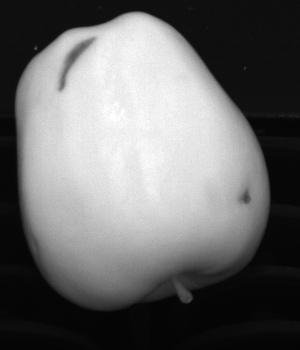
#> input picture asset/first_task/C0_000001.png, 300 x 350 px; its folder holds only this picture in this run
$ jupyter execute --allow-errors First_Task.ipynb
#> lines starting #> are read from the running program, lines starting #| are printed output that depends on the picture; after the words box and inside, x2 and y2 are one past the last pixel; in counts of white or black regions, pixels touching at a corner belong together
<h1>Computer Vision and Image Processing</h1>
<h2>Fruit Inspection - First Task</h2>
<h4>Gabriele Marconi<br/>Daniele Ceccarelli</h4>

In this document we will develop an <b>Image Processing routine</b> that solves the first task of
<a href="./fruit-inspection.pdf">this project</a> for every image given:
<ul>
    <li><a href="./asset/first_task/C1_000001.png">Image 01</a></li>
    <li><a href="./asset/first_task/C1_000002.png">Image 02</a></li>
    <li><a href="./asset/first_task/C1_000003.png">Image 03</a></li>
</ul>

<b>NIR</b> versions of the same images are also provided:
<ul>
    <li><a href="./asset/first_task/C0_000001.png">NIR Image 01</a></li>
    <li><a href="./asset/first_task/C0_000002.png">NIR Image 02</a></li>
    <li><a href="./asset/first_task/C0_000003.png">NIR Image 03</a></li>
</ul>

The objectives are:
<ol>
    <li>Outline the fruit by generating a <b>binary mask</b>.</li>
    <li>Search for the <b>defects</b> on each fruit.</li>
</ol>
It is advised to <b><i>Run All</i></b> the scripts before reading the document, for a better understanding of the report.
<br/><br/>
The code begins by importing all of the necessary packages.

[cell 1]
import cv2
from cv2 import pointPolygonTest
import numpy as np
from matplotlib import pyplot as plt
from enum import Enum

<b><i>Choose the image.</i></b>

[cell 2]
class Image_num(Enum):
    IMG1=1
    IMG2=2
    IMG3=3

IMAGE = Image_num.IMG1

We also import both the colored image and the NIR image using <b>OpenCV</b>.<br/>
Then, we make a copy of the colored image that will be used to show the final results.

[cell 3]
IMAGE = str(IMAGE.value)

image=cv2.imread("./asset/first_task/C0_00000"+IMAGE+".png",cv2.IMREAD_GRAYSCALE)
#> image is the input picture: shape (350, 300); min 3, max 255, mean 106.4
img = cv2.imread("./asset/first_task/C1_00000"+IMAGE+".png")
#> (the rest of this cell did not finish here and is left out)

<h3>Generating a Binary Mask</h3>

All the operations are done using the grayscale NIR image and the results will be shown on the colored image.<br/>
Firstly, we threshold the image using <b>Adaptive Thresholding</b> as the background is clearly distinguishable from the fruit and a binary image is easier to work with.<br/>
The normal <b>Thresholding</b> was not used so that the resulting binary image stays more consistent even with other images.

The result has very strong lines where the grayscale values differ the most, however it also shows a lot of noise, especially inside the fruit.<br/>
We can fix this by using the <b>Open</b> operator.

This <a href="https://docs.opencv.org/4.x/d9/d61/tutorial_py_morphological_ops.html">Morphological Transformation</a> reduces noise (small white points) in a binary image.<br/><br/>
<b><i>The function parameters were determined empirically.</i></b>

[cell 4]
t_image=cv2.adaptiveThreshold(image,255,cv2.ADAPTIVE_THRESH_GAUSSIAN_C,cv2.THRESH_BINARY_INV,11,2)
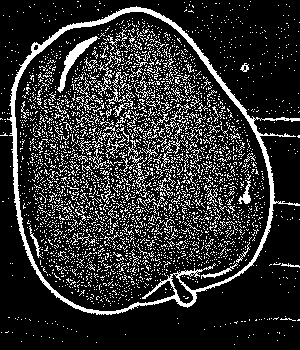
#> t_image: shape (350, 300); 17.9% white in thin lines or dots

kernel_opcl=cv2.getStructuringElement(cv2.MORPH_CROSS,(3,3))
open=cv2.morphologyEx(t_image,cv2.MORPH_OPEN,kernel_opcl)
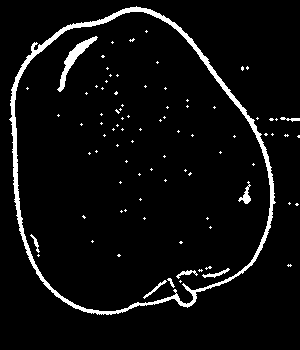
#> open: shape (350, 300); 5.1% white; 88 white regions (79 under 20 px)


f, axarr = plt.subplots(1,2)
axarr[0].imshow(t_image,cmap='gray',vmin=0, vmax=255)
axarr[1].imshow(open,cmap='gray',vmin=0, vmax=255)
plt.show()
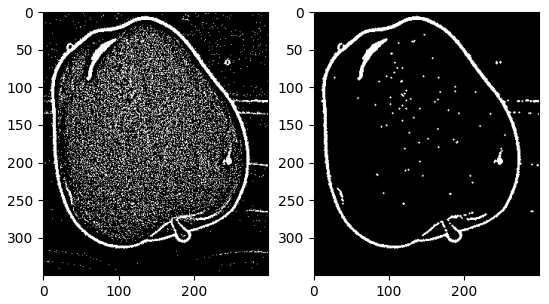
#> figure drawn by matplotlib, 2 panels

We now have to isolate the shape of the fruit to create a working mask.<br/>
OpenCV's <a href="https://docs.opencv.org/4.x/d4/d73/tutorial_py_contours_begin.html">Contours</a> can help with that.<br/>
They are described as "<i>...a curve joining all the continuous points (along the boundary), having same color or intensity.</i>".<br/>

This can satisfy our needs as the <i>findContours</i> function finds all contours in an image and returns them in an array as a set of coordinates.<br/>
Then, we sort the list based on the <b>size of the area</b> included in the contour by using the <i>contourArea</i> function.

In our case, following all the operations above, the biggest area will always be the one that contains the entire fruit, as the contour that follows the fruit's external edges is always present.

Then, we select this contour (which now is the first in the list) and draw it onto a blank image. By specifying the -1 flag (called <b>thickness</b>) in the <i>drawContours</i> function, the contour will be filled with color.

<b>The result is our mask</b>.

[cell 5]
contours,hier=cv2.findContours(open,cv2.RETR_TREE,cv2.CHAIN_APPROX_SIMPLE)
#> contours = 91 contours, 82 with area under 20; largest, box (x1, y1, x2, y2) and area: (9, 6, 276, 315) 62404, (14, 11, 271, 312) 59350, (57, 36, 98, 92) 388, (238, 181, 251, 204) 83, (202, 268, 230, 278) 58

blank=np.zeros(image.shape,np.uint8)
contours=list(contours)
contours.sort(key=cv2.contourArea,reverse=True)
cv2.drawContours(blank,contours,1,(255,255,255),-1)
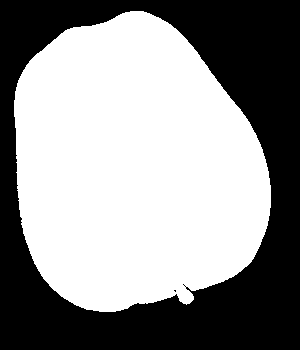
#> blank: shape (350, 300); 56.9% white; 2 black regions (1 under 20 px), largest, box (x1, y1, x2, y2) and area: (0, 0, 300, 350) 45226

plt.imshow(blank,cmap='gray',vmin=0, vmax=255)
plt.show()

We now apply the mask and show the result.

[cell 6]
mask = blank.copy()

masked=cv2.bitwise_and(image,image,mask=mask)

plt.imshow(masked, cmap='gray',vmin=0, vmax=255)
plt.show()

<h3>Searching for the Defects</h3>

In the next step, we begin the isolation of the <b>defects</b>.<br/><br/>

The inside of the fruit in the NIR image has very clear contrast between the defects and the healthy surface.<br/>
So, to highlight the defects, we can use <b>edge detection</b> algorithms.<br/><br/>

In the first place, we use some <b>Gaussian Blur</b> to make surfaces more uniform and avoid unwanted edges.<br/>
Then, the <a href="https://docs.opencv.org/4.x/da/d22/tutorial_py_canny.html">Canny Edge Detection</a> algorithm is used.<br/><br/>

<b><i>The function paramenters were determined empirically.</i></b>

[cell 7]
img_blur = cv2.GaussianBlur(masked, (3,3), 0)
edges = cv2.Canny(image=masked, threshold1=70, threshold2=130)
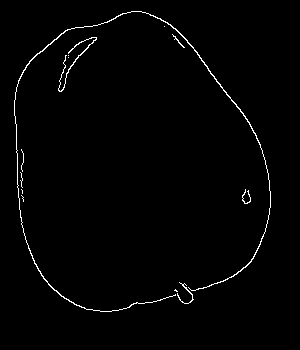
#> edges: shape (350, 300); 1.3% white in thin lines or dots, all inside (x1, y1, x2, y2) = (14, 11, 271, 312)
plt.imshow(edges, cmap='gray',vmin=0, vmax=255)
plt.show()

To make lines more consistent, we use the <b>dilate</b> operator.

[cell 8]
kernel_dil=cv2.getStructuringElement(cv2.MORPH_RECT,(3,3))
dilated=cv2.dilate(edges,kernel_dil,iterations=1)
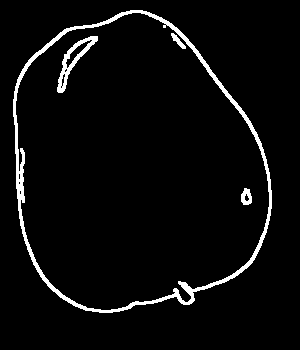
#> dilated: shape (350, 300); 4.2% white; 4 white regions, box (x1, y1, x2, y2) and area: (13, 10, 272, 313) 3657, (57, 36, 98, 93) 556, (241, 188, 252, 205) 130, (171, 33, 186, 49) 87

plt.imshow(dilated, cmap='gray',vmin=0, vmax=255)
plt.show()

The next step is to find all contours in the <b>dilated edges image</b> and delete the contour relative to the external boundary of the fruit.<br/>
However, after the <b>dilation</b>, all countours are doubled as the algorithm detects the external and internal contours of every white line.<br/>
<br/>
So, after sorting the contours by area size, we have to delete the <b>first 2 contours</b>, not just the first.

#> (a cell that did not finish here is left out)

To isolate the defects we have to filter the newly found contours.<br/>
For the sake of this, a few observations and assumptions have been made:
<ul>
    <li>All the photos have been taken at a <b>constant distance</b> from the base under the fruit.</li>
    <li>All fruits are apples, so we assume a conversation with the company in which we can obtain the <b>minimum dimensions</b><br/>
    of the fruit itself and of the defects. </li>
</ul><br/>
We have used the following criteria in the filtering process:
<ol>
    <li>
        <b>Filled contours filtering</b>: All the true defects in the binary images obtained in the last step consistently have black space inside them,<br/> so we delete all contours that contain mostly white pixels.<br/>
        As an example we consider the second image:<br/><br/>
        <br/><br/>
        <span>The <b>stem</b> is not a defect and it doesn't have black pixels inside so it won't be considered.</span>
    </li>
    <br/>
    <li><b>Small contours filtering</b>: The <b>size</b> of the contour area (or, in this case, the defect area) is another important aspect of filtering.<br/>
    If a contour is too small (based on the conversation with the company), it is not going to be considered.<br/>
    This particular form of filtering has a lot of overlap with the <b>Filled contours filtering</b>, as most of the small contours are also completely white.<br/> Still, we thought it would be important to consider all possibilities.</li>
</ol>

[cell 10]
filtered_contours = []
#> (the rest of this cell did not finish here and is left out)

At this point, we should be left only with contours that are <b>inside</b> or <b>on the edge</b> of the defects.<br/><br/>

<br/><br/>

Our objective now is to highlight just the edges of the defect, making the resulting image as clear as possible.<br/>
Unfortunately, because of all the previuos operations, the inside of some defects is full of <b>impurities/nested contours</b>, making it harder <br/>
to isolate the external edge.<br/>

By using the <a href="https://docs.opencv.org/3.4/dc/d48/tutorial_point_polygon_test.html">pointPolygonTest</a> function, we are able to distinguish nested contours from the external ones.<br/>

While looping couples of our remaining contours, if one of the two is inside the other, its <i>position</i> in the array gets flagged and, in a later moment, it gets excluded from the final array.<br/>
What we end up with is a list of all the <b>external edges</b> of all the true defects.

[cell 11]
inside=np.zeros(len(filtered_contours), np.uint8)
for i, c in enumerate(filtered_contours):
    for j, k in enumerate(filtered_contours):
        if (i!=j):
            if(pointPolygonTest(k,(int(c[0][0][0]),int(c[0][0][1])), False)>=0):
                inside[i]=1

defects=[]
for i,v in enumerate(inside):
    if(v==0):
        defects.append(filtered_contours[i])
